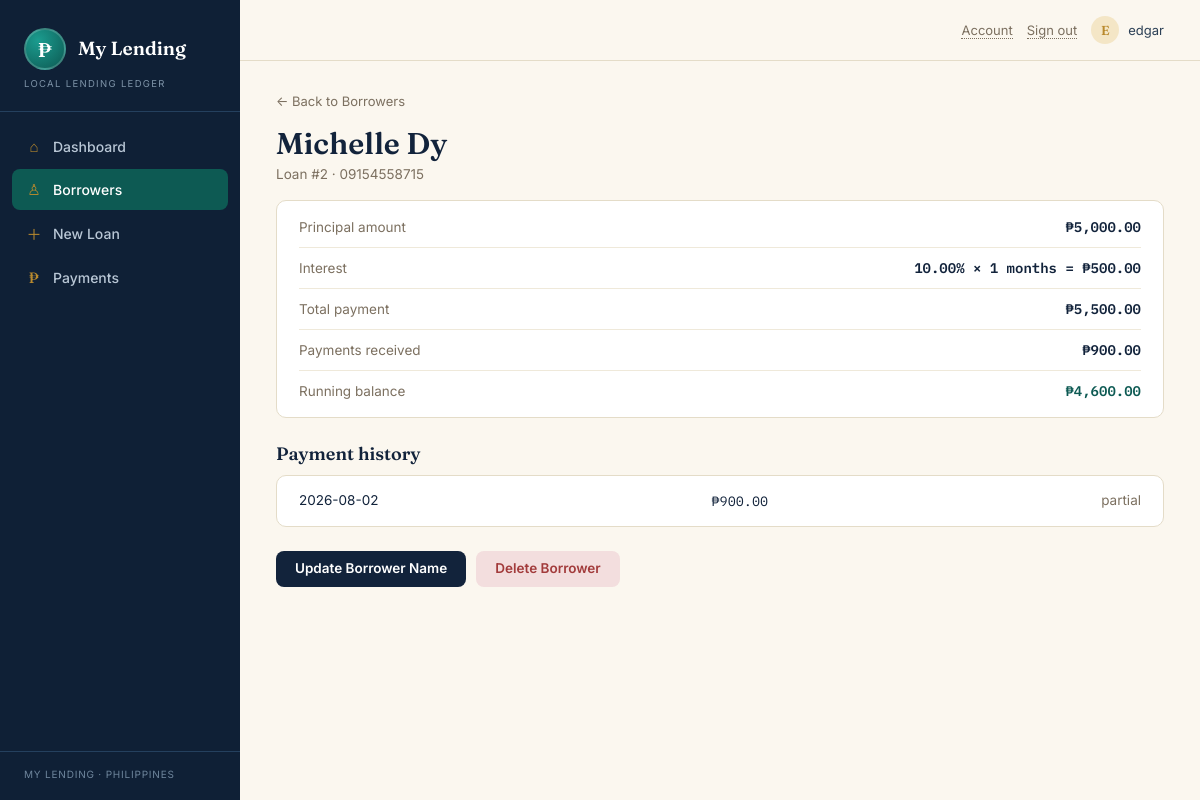
The app's page /borrowers/2 (signed in) with its own data.
### tables this page shows
CREATE TABLE users (
                id INTEGER PRIMARY KEY AUTOINCREMENT,
                username TEXT NOT NULL UNIQUE,
                password_hash TEXT NOT NULL,
                created_at TEXT NOT NULL
            );

CREATE TABLE loans (
                id INTEGER PRIMARY KEY AUTOINCREMENT,
                borrower TEXT NOT NULL,
                contact TEXT,
                principal REAL NOT NULL,
                monthly_interest REAL NOT NULL,
                months INTEGER NOT NULL,
                total_interest REAL NOT NULL,
                total_payable REAL NOT NULL,
                status TEXT NOT NULL DEFAULT 'Active',
                created_at TEXT NOT NULL
            );

CREATE TABLE payments (
                id INTEGER PRIMARY KEY AUTOINCREMENT,
                loan_id INTEGER NOT NULL,
                amount REAL NOT NULL,
                paid_at TEXT NOT NULL,
                note TEXT,
                FOREIGN KEY (loan_id) REFERENCES loans(id)
            );

### app.py (the view)
@app.route("/borrowers/<int:loan_id>")
@login_required
def borrower_detail(loan_id):
    loan = db.loan_detail(loan_id)
    if loan is None:
        abort(404)
    history = db.loan_payments(loan_id)
    return render_template("borrower_detail.html", loan=loan, history=history)

### app.py (called while the page is built)
def peso(value):
    return f"₱{float(value):,.2f}"

def login_required(view):
    @wraps(view)
    def wrapped(*args, **kwargs):
        if not db.has_admin():
            return redirect(url_for("setup"))
        if not session.get("user_id"):
            return redirect(url_for("login", next=request.path))
        return view(*args, **kwargs)
    return wrapped

@app.before_request
def load_current_user():
    g.user = None
    user_id = session.get("user_id")
    if user_id:
        g.user = db.get_user(user_id)

@app.context_processor
def inject_user():
    return {"current_user": g.get("user")}

### database.py (called while the page is built)
    def has_admin(self) -> bool:
        return self.connection.execute("SELECT 1 FROM users LIMIT 1").fetchone() is not None

    def get_user(self, user_id):
        return self.connection.execute("SELECT * FROM users WHERE id = ?", (user_id,)).fetchone()

    def loan_detail(self, loan_id):
        return self.connection.execute(
            """SELECT l.*, COALESCE(SUM(p.amount), 0) AS paid,
               l.total_payable - COALESCE(SUM(p.amount), 0) AS balance
               FROM loans l LEFT JOIN payments p ON p.loan_id = l.id
               WHERE l.id = ? GROUP BY l.id""", (loan_id,)
        ).fetchone()

    def loan_payments(self, loan_id):
        return self.connection.execute(
            "SELECT * FROM payments WHERE loan_id = ? ORDER BY paid_at DESC, id DESC", (loan_id,)
        ).fetchall()

### templates/borrower_detail.html (shortened to what this page needs)
{% extends "base.html" %}
{% set active = "borrowers" %}
{% block content %}
<a class="back-link" href="{{ url_for('borrowers') }}">&larr; Back to Borrowers</a>
<div class="page-head" style="margin-bottom:18px;">
    <h1>{{ loan['borrower'] }}</h1>
    <p>Loan #{{ loan['id'] }} &middot; {{ loan['contact'] or 'No contact number' }}</p>
</div>
<div class="panel" style="padding:6px 22px; margin-bottom:24px;">
    <div class="figure-row"><span class="figure-label">Principal amount</span><span class="figure-value">{{ loan['principal']|peso }}</span></div>
    <div class="figure-row"><span class="figure-label">Interest</span><span class="figure-value">{{ '%.2f'|format(loan['monthly_interest']) }}% &times; {{ loan['months'] }} months = {{ loan['total_interest']|peso }}</span></div>
    <div class="figure-row"><span class="figure-label">Total payment</span><span class="figure-value">{{ loan['total_payable']|peso }}</span></div>
    <div class="figure-row"><span class="figure-label">Payments received</span><span class="figure-value">{{ loan['paid']|peso }}</span></div>
    <div class="figure-row"><span class="figure-label">Running balance</span><span class="figure-value accent">{{ loan['balance']|peso }}</span></div>
</div>
<div class="panel-head" style="padding:0 0 10px;"><h2>Payment history</h2></div>
<div class="panel" style="padding:6px 22px; margin-bottom:24px;">
    {% for payment in history %}
    <div class="payment-line">
        <span>{{ payment['paid_at'] }}</span>
        <span class="num">{{ payment['amount']|peso }}</span>
        <span class="payment-note">{{ payment['note'] or '' }}</span>
    </div>
    {% else %}
    <div class="payment-line" style="justify-content:center; color:var(--muted);">No payments have been recorded.</div>
    {% endfor %}
</div>
<div class="form-actions">
    <button class="btn btn-navy" type="button"
            onclick="openRename({{ loan['id'] }}, {{ loan['borrower']|tojson }}, {{ url_for('borrower_detail', loan_id=loan['id'])|tojson }})">Update Borrower Name</button>
    <button class="btn btn-danger" type="button"
            onclick="openDelete({{ loan['id'] }}, {{ loan['borrower']|tojson }})">Delete Borrower</button>
</div>
{% endblock %}

### templates/base.html (shortened to what this page needs)
<!doctype html>
<html lang="en">
<head>
<link rel="stylesheet" href="{{ url_for('static', filename='css/style.css') }}">
</head>
<body>
<div class="app-shell">
    <aside class="sidebar">
        <div class="brand">
            <div class="brand-mark">₱</div>
            <div class="brand-name">My Lending</div>
        </div>
        <div class="brand-sub">LOCAL LENDING LEDGER</div>
        <nav class="nav-links">
            <a class="nav-link {{ 'active' if active == 'dashboard' }}" href="{{ url_for('dashboard') }}"><span class="glyph">⌂</span> Dashboard</a>
            <a class="nav-link {{ 'active' if active == 'borrowers' }}" href="{{ url_for('borrowers') }}"><span class="glyph">♙</span> Borrowers</a>
            <a class="nav-link {{ 'active' if active == 'new_loan' }}" href="{{ url_for('new_loan') }}"><span class="glyph">＋</span> New Loan</a>
            <a class="nav-link {{ 'active' if active == 'payments' }}" href="{{ url_for('payments') }}"><span class="glyph">₱</span> Payments</a>
        </nav>
        <div class="sidebar-foot">MY LENDING &middot; PHILIPPINES</div>
    </aside>
    <div class="main">
        <div class="topbar">
            {% if current_user %}
            <a class="linklike" href="{{ url_for('account') }}">Account</a>
            <a class="linklike" href="{{ url_for('logout') }}">Sign out</a>
            <div class="user-chip">
                <div class="user-avatar">{{ current_user['username'][:1]|upper }}</div>
                {{ current_user['username'] }}
            </div>
            {% endif %}
        </div>
        <div class="content">
            {% block content %}{% endblock %}
        </div>
    </div>
</div>
</body>
</html>

### records on screen
users: username "E", username "edgar"
loans: borrower "Michelle Dy", id "2", contact "09154558715", principal|peso "₱5,000.00", monthly_interest "10.00", months "1", total_interest|peso "₱500.00", total_payable|peso "₱5,500.00"
payments: paid_at "2026-08-02", amount|peso "₱900.00", note "partial"

### other values on screen
{{ loan['paid']|peso }} "₱900.00"
{{ loan['balance']|peso }} "₱4,600.00"
